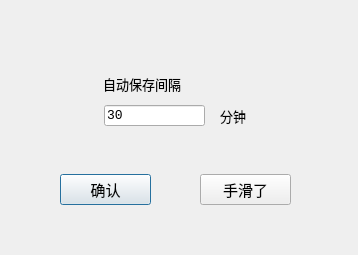
<?xml version="1.0" encoding="UTF-8"?>
<ui version="4.0">
 <class>SettingsDialogClass</class>
 <widget class="QDialog" name="SettingsDialogClass">
  <property name="geometry">
   <rect>
    <x>0</x>
    <y>0</y>
    <width>358</width>
    <height>255</height>
   </rect>
  </property>
  <property name="font">
   <font>
    <pointsize>5</pointsize>
   </font>
  </property>
  <property name="windowTitle">
   <string>设置</string>
  </property>
  <widget class="QPushButton" name="okButton">
   <property name="geometry">
    <rect>
     <x>60</x>
     <y>174</y>
     <width>91</width>
     <height>31</height>
    </rect>
   </property>
   <property name="font">
    <font>
     <family>微软雅黑 Light</family>
     <pointsize>11</pointsize>
    </font>
   </property>
   <property name="text">
    <string>确认</string>
   </property>
  </widget>
  <widget class="QPushButton" name="rejectButton">
   <property name="geometry">
    <rect>
     <x>200</x>
     <y>174</y>
     <width>91</width>
     <height>31</height>
    </rect>
   </property>
   <property name="font">
    <font>
     <family>微软雅黑 Light</family>
     <pointsize>11</pointsize>
    </font>
   </property>
   <property name="text">
    <string>手滑了</string>
   </property>
  </widget>
  <widget class="QLineEdit" name="autobkPeriodEd">
   <property name="geometry">
    <rect>
     <x>104</x>
     <y>105</y>
     <width>101</width>
     <height>21</height>
    </rect>
   </property>
   <property name="font">
    <font>
     <family>Consolas</family>
     <pointsize>10</pointsize>
    </font>
   </property>
   <property name="text">
    <string>30</string>
   </property>
  </widget>
  <widget class="QLabel" name="label">
   <property name="geometry">
    <rect>
     <x>103</x>
     <y>73</y>
     <width>201</width>
     <height>21</height>
    </rect>
   </property>
   <property name="font">
    <font>
     <family>微软雅黑 Light</family>
     <pointsize>10</pointsize>
    </font>
   </property>
   <property name="text">
    <string>自动保存间隔</string>
   </property>
  </widget>
  <widget class="QLabel" name="label_2">
   <property name="geometry">
    <rect>
     <x>220</x>
     <y>105</y>
     <width>72</width>
     <height>21</height>
    </rect>
   </property>
   <property name="font">
    <font>
     <family>微软雅黑 Light</family>
     <pointsize>10</pointsize>
    </font>
   </property>
   <property name="text">
    <string>分钟</string>
   </property>
  </widget>
 </widget>
 <resources/>
 <connections/>
</ui>
